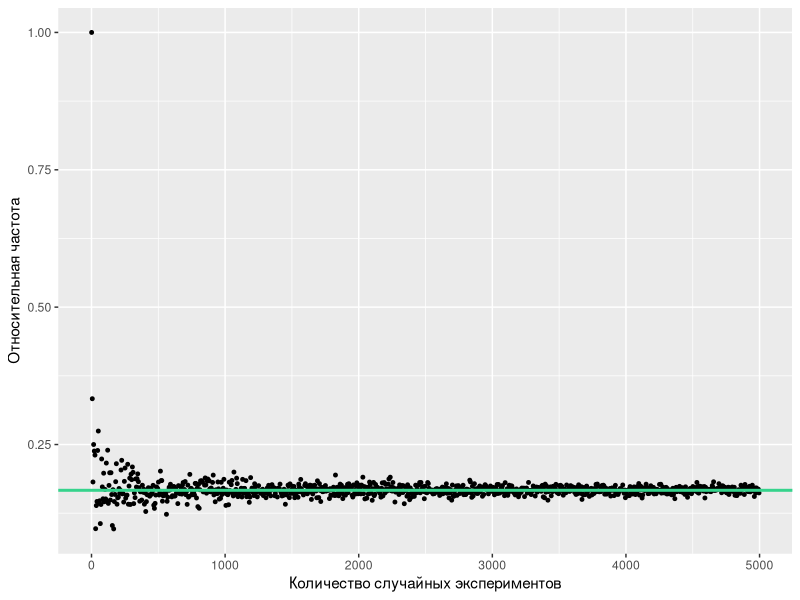
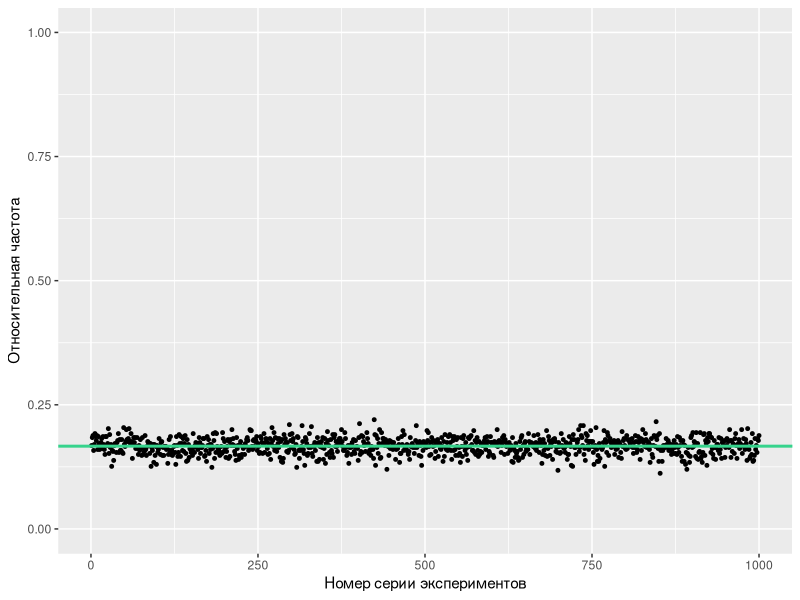

Recreate these plots in R, in order.
library(tidyverse)
set.seed(123)

tibble(n = seq(1, 5000, by = 5),
       p = n %>% 
  map(sample, x = 1:6, replace = TRUE) %>% 
  map(table) %>% 
  map(.[1]) %>% 
  unlist() %>% 
  `/`(n)
  ) %>% 
  ggplot(aes(n, p)) +
  geom_point(size = 1) +
  geom_hline(yintercept = 1/6,
             color = "#36D38C",
             linewidth = 1) +
  # ylim(0, .5) +
  labs(x = "Количество случайных экспериментов",
       y = "Относительная частота")


set.seed(956)
sample(1:6, 500*1000, replace = TRUE) %>% 
  matrix(ncol = 1000) %>% 
  apply(2, function(x) sum(x == 1)) %>% 
  `/`(500) %>% 
  tibble(n = 1:1000,
         p = .) %>% 
  ggplot(aes(x = n,
             y = p)) +
  geom_point(size = 1) +
  geom_hline(yintercept = 1/6,
             color = "#36D38C",
             linewidth = 1) +
  ylim(0, 1) +
  labs(x = "Номер серии экспериментов",
       y = "Относительная частота")





